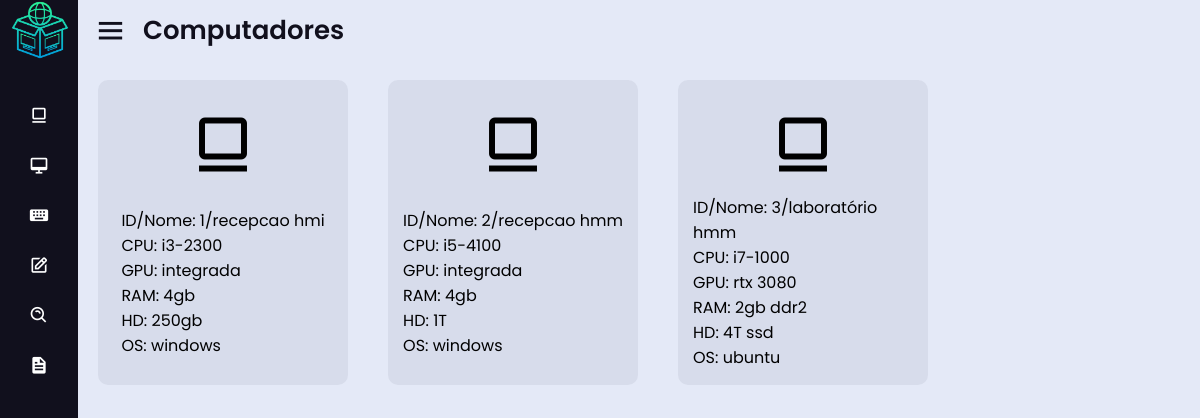
The page /SIGE/main.php on the database its author committed.
### tables this page shows
CREATE TABLE `computadores` (
  `id_computador` bigint(20) UNSIGNED NOT NULL,
  `nome_computador` varchar(50) NOT NULL,
  `cpu_computador` varchar(50) NOT NULL,
  `gpu_computador` varchar(50) NOT NULL,
  `ram_computador` varchar(50) NOT NULL,
  `hd_computador` varchar(50) NOT NULL,
  `os_computador` varchar(50) NOT NULL
);

### SIGE/main.php (the view, shortened to what this page needs)
<?php
include('conexao.php');
$consulta = "select * from computadores";
$con = $conexao->query($consulta) or die($mysqli->error);
?>
<!DOCTYPE html>
<html lang="pt-br" dir="ltr">
  <head>
    <link rel="stylesheet" href="css/mainStyle.css">
    <link href='https://unpkg.com/boxicons@2.0.7/css/boxicons.min.css' rel='stylesheet'>
  </head>
<body>
  <div class="sidebar close">
    <div class="logo-details">
      <div class="logo">
        <img src="img/LOGO-SIGE.png">
      </div>
    </div>
    <ul class="nav-links">
      <li data-target="#dispositivos">
      <a href="#">
      <i class='bx bx-card'></i>
        </a>
      </li>
      <li data-target="#monitores">
        <div class="iocn-link">
          <a href="#">
            <i class='bx bx-desktop'></i>
          </a>
        </div>
      </li>
      <li data-target="#perifericos">
        <div class="iocn-link">
          <a href="#">
            <i class='bx bxs-keyboard'></i>
          </a>
        </div>
      </li>
      <li data-target="#cadastrar">
        <a href="#">
          <i class='bx bx-edit'></i>
        </a>
      </li>
      <li data-target="#pesquisa">
        <a href="#">
          <i class='bx bx-search-alt'></i>
        </a>
      </li>
      <li data-target="#relatorio">
        <a href="#">
          <i class='bx bxs-file' ></i>
        </a>
      </li>
</ul>
  </div>
  <section data-content id="dispositivos" class="home-section section__active">
    <div class="home-content">
      <i class='bx bx-menu menu1' ></i>
      <span class="text">Computadores</span>
    </div>
    <div class="conteudo">
    <?php while($dado = $con->fetch_array()){ ?>
      <div class="box">
      <i class='bx bx-card'></i>
        <ul>
          <li>ID/Nome: <?php echo $dado["id_computador"];?>/<?php echo $dado["nome_computador"]  ?></li>
          <li>CPU: <?php echo $dado["cpu_computador"] ?></li>
          <li>GPU: <?php echo $dado["gpu_computador"] ?></li>
          <li>RAM: <?php echo $dado["ram_computador"] ?></li>
          <li>HD: <?php echo $dado["hd_computador"] ?></li>
          <li>OS: <?php echo $dado["os_computador"] ?></li>
        </ul>
      </div>
      <?php } ?>
    </div>
  </section>
</body>
</html>

### SIGE/css/mainStyle.css (style rules this page uses)
* { margin: 0; padding: 0; box-sizing: border-box; font-family: 'Poppins', sans-serif; }
a { text-decoration: none; color: white; }
body { background-color: #E4E9F7; }
.sidebar { position: fixed; top: 0; left: 0; height: 100%; width: 260px; background: #11101d; z-index: 100; transition: all 0.5s ease; }
.sidebar.close { width: 78px; }
.sidebar .logo-details { height: 60px; width: 100%; display: flex; align-items: center; }
.logo { display: flex; justify-content: center; height: 60px; padding-left: 10px; margin-right: 10px; }
.sidebar .nav-links { height: 100%; padding: 30px 0 150px 0; overflow: auto; }
.sidebar.close .nav-links { overflow: visible; }
.sidebar .nav-links li { position: relative; list-style: none; transition: all 0.4s ease; }
.sidebar .nav-links li .iocn-link { display: flex; align-items: center; justify-content: space-between; }
.sidebar.close .nav-links li .iocn-link { display: block }
.sidebar .nav-links li i { height: 50px; min-width: 78px; text-align: center; line-height: 50px; color: #fff; font-size: 20px; cursor: pointer; transition: all 0.3s ease; }
.sidebar .nav-links li a { display: flex; align-items: center; text-decoration: none; }
.home-section { position: relative; background: #E4E9F7; height: 100vh; left: 260px; width: calc(100% - 260px); transition: all 0.5s ease; display: none; }
.section__active { display: block; }
.sidebar.close ~ .home-section { left: 78px; width: calc(100% - 78px); }
.home-section .home-content { height: 60px; display: flex; align-items: center; }
.home-section .home-content .bx-menu, .home-section .home-content .text { color: #11101d; font-size: 35px; }
.home-section .home-content .bx-menu { margin: 0 15px; cursor: pointer; }
.home-section .home-content .text { font-size: 26px; font-weight: 600; }
.conteudo { display: flex; flex-wrap: wrap; }
.box { display: flex; justify-content: center; width: 250px; background-color: #d0d5e4a3; border-radius: 10px; padding: 15px; margin: 20px; flex-wrap: wrap; }
.box i { font-size: 4.5rem; line-height: 100px }
.box li { list-style: none; }

### rows shown on the page
computadores: id_computador "1", nome_computador "recepcao hmi", cpu_computador "i3-2300", gpu_computador "integrada", ram_computador "4gb", hd_computador "250gb", os_computador "windows"
computadores: id_computador "2", nome_computador "recepcao hmm", cpu_computador "i5-4100", gpu_computador "integrada", ram_computador "4gb", hd_computador "1T", os_computador "windows"
computadores: id_computador "3", nome_computador "laboratório hmm", cpu_computador "i7-1000", gpu_computador "rtx 3080", ram_computador "2gb ddr2", hd_computador "4T ssd", os_computador "ubuntu"
